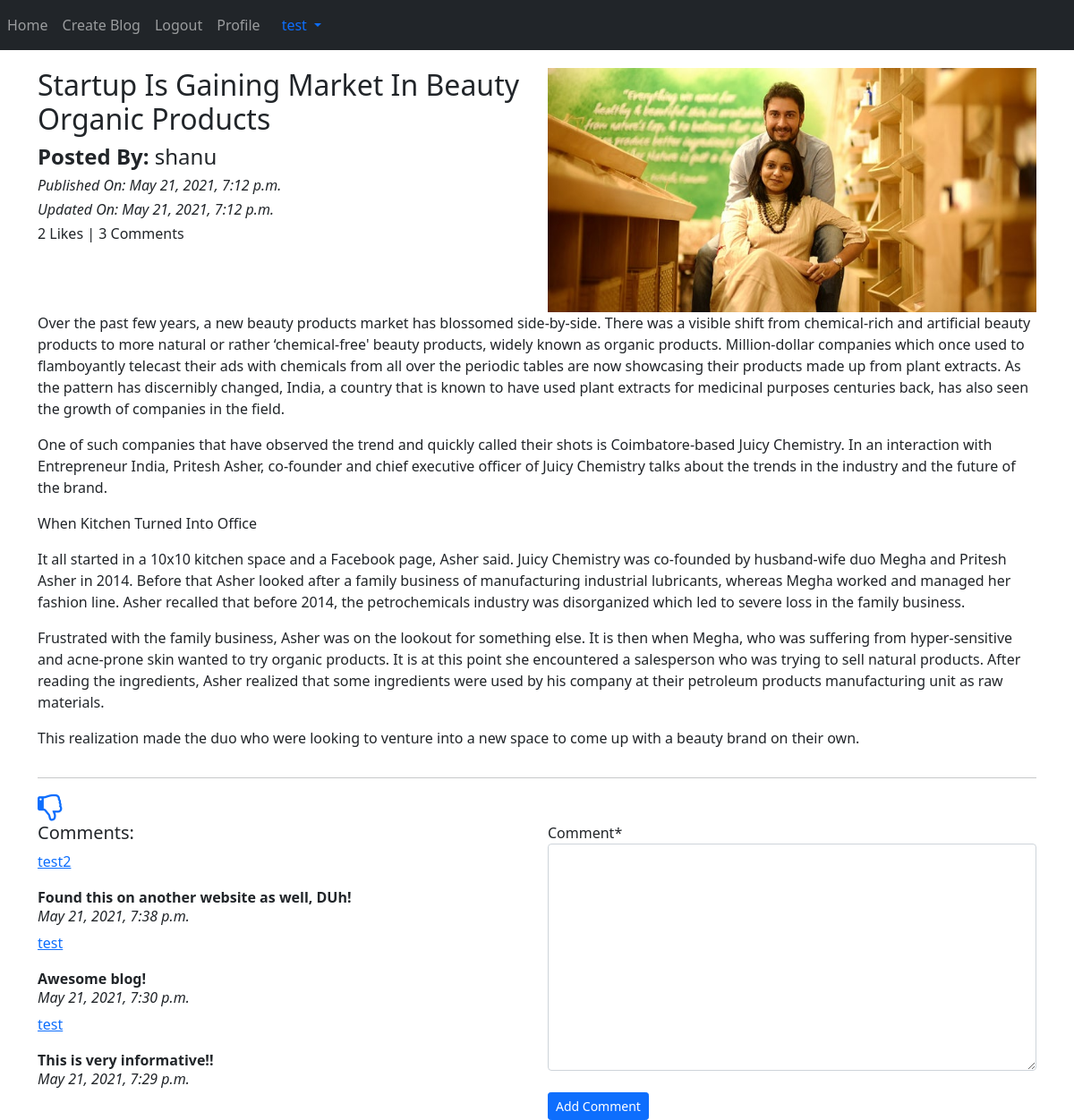
The page /blog/blog-details/Startup-Is-Gaining-Market-In-Beauty-Organic-Products-a00a8ada-d156-4796-b0fe-b76772adc22d/ (signed in) on the database its author committed.
### App_Blog/models.py (models this page shows, shortened)
class Blog(models.Model):
    author = models.ForeignKey(User, on_delete=models.CASCADE, related_name='post_author')
    blog_title = models.CharField(max_length=420, verbose_name='Put a title')
    slug = models.SlugField(max_length=420, unique=True)
    blog_content = models.TextField(verbose_name='What is on your mind?')
    blog_image = models.ImageField(upload_to = 'blog_images', verbose_name='Blog Image')
    publish_date = models.DateTimeField(auto_now_add=True)
    update_date = models.DateTimeField(auto_now=True)

class Comment(models.Model):
    blog = models.ForeignKey(Blog, related_name='blog_comment', on_delete=models.CASCADE)
    user = models.ForeignKey(User, related_name='user_comment', on_delete=models.CASCADE)
    comment = models.TextField()
    comment_date = models.DateTimeField(auto_now_add=True)
    class Meta:
        ordering = ['-comment_date']

### App_Blog/views.py (the view, shortened to what this page needs)
# urls.py: path('blog-details/<slug:slug>/', views.blog_details, name = 'blog_details'),
def blog_details(request, slug):
    blog = Blog.objects.get(slug = slug)
    comment = forms.CommentForm()
    liked = Like.objects.filter(blog=blog, user=request.user)
    if liked:
        already_liked = True
    else:
        already_liked = False
    diction = {
        'blog': blog,
        'comment': comment,
        'already_liked': already_liked,
    }
    return render(request, 'App_Blog/blog_details.html', context=diction)

### App_Blog/forms.py
class CommentForm(forms.ModelForm):
    class Meta:
        model = Comment
        fields = ('comment',)

### templates/App_Blog/blog_details.html (shortened to what this page needs)
{% extends 'base.html' %}
{% load crispy_forms_tags %}
{% block content %}
<div class = "row">
    <div class = "col-sm-6">
        <h2>{{blog.blog_title}}</h2>
        <h4><b>Posted By:</b> {{blog.author}}</h4>
        <i><h6>Published On: {{blog.publish_date}}</h6></i>
        <i><h6>Updated On: {{blog.update_date}}</h6></i>
        <h6>{{blog.liked_blog.count}} Likes | {{blog.blog_comment.count}} Comments</h6>
    </div>
    <div class = "col-sm-6">
        <img src = "{{blog.blog_image.url}}" width = "100%">
    </div>
    {{blog.blog_content|linebreaks}}
</div>
<hr>
{% if not already_liked %}
<a href = "{% url 'App_Blog:like' pk=blog.pk %}">
    <i class = "fa fa-thumbs-o-up fa-2x"></i>
</a>
{% else %}
<a href = "{% url 'App_Blog:unlike' pk=blog.pk %}">
    <i class = "fa fa-thumbs-o-down fa-2x"></i>
</a>
{% endif %}
<div class = "row">
    <div class = "col-sm-6">
        <h5>Comments:</h5>
        {% for comment in blog.blog_comment.all %}
        <p><a href = '#'>{{comment.user}}</a></p>
        <b>{{comment.comment}}</b><br>
        <h6><i>{{comment.comment_date}}</i></h6>
        {% endfor %}
    </div>
    <div class = "col-sm-6">
        <form method = 'POST'>
            {{comment|crispy}}
            <br>
            <button type = "submit" class = "btn btn-primary btn-sm">Add Comment</button>
        </form>
    </div>
</div>
{% endblock content %}

### templates/base.html (shortened to what this page needs)
<!doctype html>
<html lang="en">
  <head>
    <link href="https://cdn.jsdelivr.net/npm/bootstrap@5.0.1/dist/css/bootstrap.min.css" rel="stylesheet">
    <link rel = "stylesheet" href = "https://maxcdn.bootstrapcdn.com/font-awesome/4.6.3/css/font-awesome.min.css">
  </head>
  <body>
    <nav class = "navbar navbar-expand-sm bg-dark navbar-dark">
        <ul class = "navbar-nav">
            <li class = "nav-item active">
                <a class = "nav-link" href = "{% url 'index' %}">Home</a>
            </li>
            {% if user.is_authenticated %}
            <li class = "nav-item active">
                <a class = "nav-link" href = "{% url 'App_Blog:create_blog' %}">Create Blog</a>
              </li>
              <li class = "nav-item active">
                <a class = "nav-link" href = "{% url 'App_Login:logout' %}">Logout</a>
              </li>
              <li class = "nav-item active">
                <a class = "nav-link" href = "{% url 'App_Login:profile' %}">Profile</a>
              </li>
            {% endif %}
        </ul>
        {% if user.is_authenticated %}
         <div class="nav-item dropdown">
          <a class="nav-link dropdown-toggle" href="#" id="navbarDropdown" data-bs-toggle="dropdown" >
            {{user.username}}
          </a>
        </div>
        {% endif %}
    </nav>
    <div class = "container" style = "padding-top:20px">
    {% block content %}{% endblock content %}
    </div>
  </body>
</html>

### rows shown on the page
Blog: blog_title "Startup Is Gaining Market In Beauty Organic Products", author "shanu", publish_date "May 21, 2021, 7:12 p.m.", update_date "May 21, 2021, 7:12 p.m.", liked_blog.count "2", blog_comment.count "3", blog_image (picture), blog_content "Over the past few years, a new beauty products market has blossomed side-by-side. There was a visible shift from chemical-rich and artificial beauty products to more natural or rather ‘chemical-free' beauty products, widely known as organic products. Million-dollar companies which once used to flamboyantly telecast their ads with chemicals from all over the periodic tables are now showcasing their products made up from plant extracts. As the pattern has discernibly changed, India, a country that is known to have used plant extracts for medicinal purposes centuries back, has also seen the growth of companies in the field. One of such companies that have observed the trend and quickly called…"
Comment: user "test2", comment "Found this on another website as well, DUh!", comment_date "May 21, 2021, 7:38 p.m."
Comment: user "test", comment "Awesome blog!", comment_date "May 21, 2021, 7:30 p.m."
Comment: user "test", comment "This is very informative!!", comment_date "May 21, 2021, 7:29 p.m."

### other values the page prints
{{ user.username }} "test"
